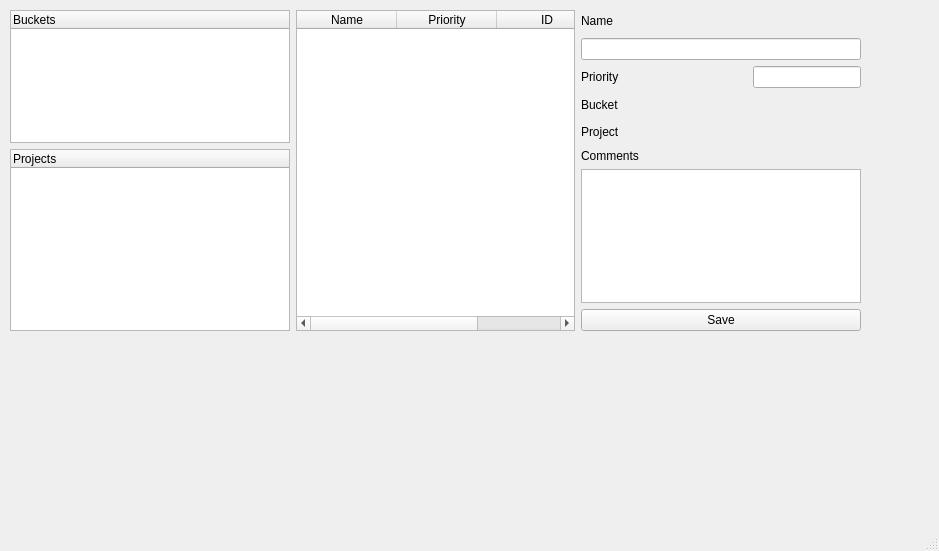
<?xml version="1.0" encoding="UTF-8"?>
<ui version="4.0">
 <class>MainWindow</class>
 <widget class="QMainWindow" name="MainWindow">
  <property name="geometry">
   <rect>
    <x>0</x>
    <y>0</y>
    <width>939</width>
    <height>551</height>
   </rect>
  </property>
  <property name="windowTitle">
   <string>MainWindow</string>
  </property>
  <widget class="QWidget" name="centralwidget">
   <widget class="QWidget" name="horizontalLayoutWidget">
    <property name="geometry">
     <rect>
      <x>10</x>
      <y>10</y>
      <width>851</width>
      <height>321</height>
     </rect>
    </property>
    <layout class="QGridLayout" name="gridLayout">
     <property name="sizeConstraint">
      <enum>QLayout::SetDefaultConstraint</enum>
     </property>
     <item row="0" column="1">
      <widget class="QTreeWidget" name="bucketTree">
       <column>
        <property name="text">
         <string>Buckets</string>
        </property>
       </column>
      </widget>
     </item>
     <item row="1" column="3">
      <layout class="QVBoxLayout" name="verticalLayout_3">
       <item>
        <widget class="QLabel" name="label_5">
         <property name="text">
          <string>Comments</string>
         </property>
        </widget>
       </item>
       <item>
        <widget class="QTextEdit" name="detailComments"/>
       </item>
       <item>
        <widget class="QPushButton" name="detailSave">
         <property name="text">
          <string>Save</string>
         </property>
        </widget>
       </item>
      </layout>
     </item>
     <item row="0" column="4">
      <layout class="QVBoxLayout" name="verticalLayout_2"/>
     </item>
     <item row="0" column="2" rowspan="2">
      <widget class="QTableWidget" name="taskTable">
       <property name="dragEnabled">
        <bool>true</bool>
       </property>
       <property name="selectionMode">
        <enum>QAbstractItemView::SingleSelection</enum>
       </property>
       <property name="selectionBehavior">
        <enum>QAbstractItemView::SelectRows</enum>
       </property>
       <property name="sortingEnabled">
        <bool>true</bool>
       </property>
       <attribute name="horizontalHeaderHighlightSections">
        <bool>false</bool>
       </attribute>
       <attribute name="horizontalHeaderShowSortIndicator" stdset="0">
        <bool>true</bool>
       </attribute>
       <attribute name="verticalHeaderShowSortIndicator" stdset="0">
        <bool>false</bool>
       </attribute>
       <column>
        <property name="text">
         <string>Name</string>
        </property>
       </column>
       <column>
        <property name="text">
         <string>Priority</string>
        </property>
       </column>
       <column>
        <property name="text">
         <string>ID</string>
        </property>
       </column>
      </widget>
     </item>
     <item row="1" column="1">
      <widget class="QTreeWidget" name="projectTree">
       <column>
        <property name="text">
         <string>Projects</string>
        </property>
       </column>
      </widget>
     </item>
     <item row="0" column="3">
      <layout class="QGridLayout" name="gridLayout_2">
       <item row="7" column="0">
        <widget class="QLabel" name="labelBucket">
         <property name="text">
          <string>Bucket</string>
         </property>
        </widget>
       </item>
       <item row="0" column="0">
        <widget class="QLabel" name="labelName">
         <property name="text">
          <string>Name</string>
         </property>
        </widget>
       </item>
       <item row="8" column="0">
        <widget class="QLabel" name="labelProject">
         <property name="text">
          <string>Project</string>
         </property>
        </widget>
       </item>
       <item row="8" column="1">
        <widget class="QLabel" name="detailProject">
         <property name="text">
          <string> </string>
         </property>
         <property name="alignment">
          <set>Qt::AlignRight|Qt::AlignTrailing|Qt::AlignVCenter</set>
         </property>
        </widget>
       </item>
       <item row="3" column="0">
        <widget class="QLabel" name="label">
         <property name="text">
          <string>Priority</string>
         </property>
        </widget>
       </item>
       <item row="2" column="0" colspan="2">
        <widget class="QLineEdit" name="detailName"/>
       </item>
       <item row="3" column="1">
        <widget class="QLineEdit" name="detailPriority">
         <property name="sizePolicy">
          <sizepolicy hsizetype="Fixed" vsizetype="Fixed">
           <horstretch>0</horstretch>
           <verstretch>0</verstretch>
          </sizepolicy>
         </property>
        </widget>
       </item>
       <item row="7" column="1">
        <widget class="QLabel" name="detailBucket">
         <property name="text">
          <string> </string>
         </property>
         <property name="alignment">
          <set>Qt::AlignRight|Qt::AlignTrailing|Qt::AlignVCenter</set>
         </property>
        </widget>
       </item>
      </layout>
     </item>
    </layout>
   </widget>
  </widget>
  <widget class="QMenuBar" name="menubar">
   <property name="geometry">
    <rect>
     <x>0</x>
     <y>0</y>
     <width>939</width>
     <height>21</height>
    </rect>
   </property>
  </widget>
  <widget class="QStatusBar" name="statusbar"/>
 </widget>
 <resources/>
 <connections/>
</ui>
